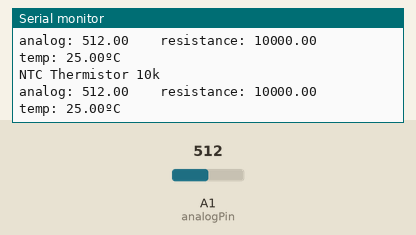
Bench run of a sketch on a simulated Arduino Uno, built with avr-gcc and run on an emulated ATmega328P. On the bench: the last lines printed to the serial monitor. The test bench sets the inputs (shaded band); at power-on: A1 (analogPin) = 512.

Above: at 5.9 s.
6.0 s: A1 (analogPin) set to 921
At 6.9 s:
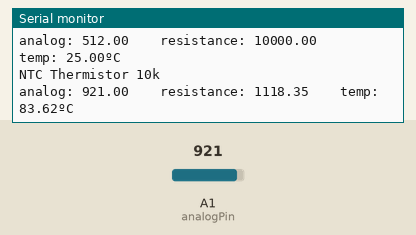
7.5 s: A1 (analogPin) set to 948
At 8.6 s:
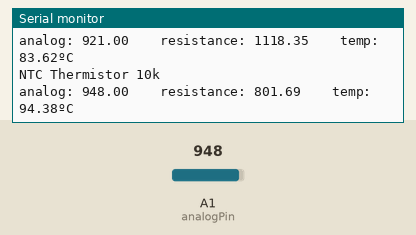
Timing chart, 0 to 10.0 s (numbered marks = the images above; inputs shaded):
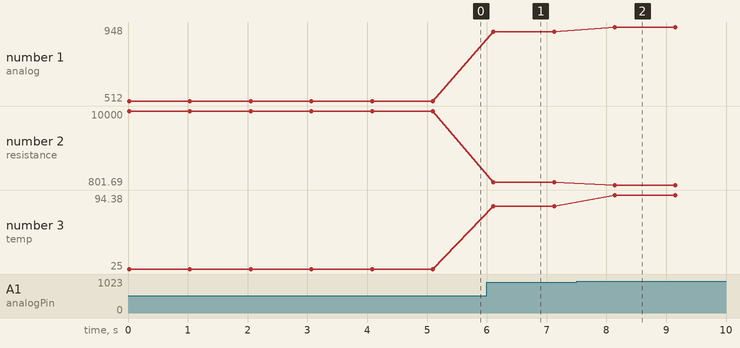

Measured:
- after the input at 6.0 s, the serial monitor: prints a new line after 0.11 s (image 1)
- after the input at 7.5 s, the serial monitor: prints a new line after 0.64 s (image 2)
- plotted number 1: 512 → 921 after the input at 6.0 s, 921 → 948 after the input at 7.5 s
- plotted number 2: 10000 → 1118.35 after the input at 6.0 s, 1118.35 → 801.69 after the input at 7.5 s
- plotted number 3: 25 → 83.62 after the input at 6.0 s, 83.62 → 94.38 after the input at 7.5 s

The sketch:

NTC_Thermistor.ino
```cpp
#include <math.h>

#define VERBOSE 1

int analogPin = A1;

void setup() {
  Serial.begin(9600);
}

double ntcTemperature(int analogPin, bool verbose) {
  double analogData = analogRead(analogPin);
  double resistance = (10240000/analogData) - 10000;

  // https://en.wikipedia.org/wiki/Steinhart%E2%80%93Hart_equation
  double temp = log(resistance);
  temp = 1 / (0.001129148 + (0.000234125 * temp) + (0.0000000876741 * temp * temp * temp));
  temp = temp - 273.15;

  if(verbose) {
    Serial.println("NTC Thermistor 10k");
    Serial.print("analog: ");
    Serial.print(analogData);
    Serial.print("    resistance: ");
    Serial.print(resistance);
    Serial.print("    temp: ");
    Serial.print(temp);
    Serial.println("ºC\n");
  }

  return temp;
}

void loop() {
  double temp = ntcTemperature(analogPin, true);
  delay(1000);
}
```
